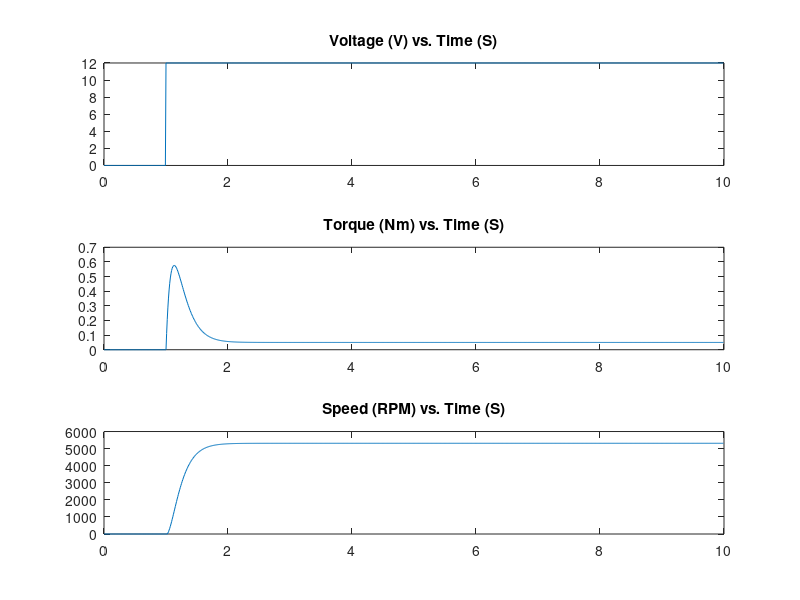

Write the MATLAB code that produced this figure.
clear;
clc;
clf;

%Constants, motor-specific.
%See http://files.andymark.com/CIM-motor-curve-am-0255.pdf
Rc = 0.3; %ohms, for full CIM motor. Didn't have an Ohmmeter that could measure this, so just kinda guessed.
Lc = 0.02; %henries, just a guess based on similarly sized motor typical values
Kt = 2.429/131.227; %Nm/A - for CIM motor. Calculated from Stall Torque/Stall Current
Ki = (12-(2.7*Rc))/(5310*2*pi/60); %V/(rad/s). Calculated from Vemf@FreeSpeed/(2pi/60*RPM@FreeSpeed). Steady-state Vemf = Vs - I@FreeSpeed*Rc, for Vs = 12

%The following are again total guesses, this data is not available anywhere I can find.
Kf = 0.25; %Kinetic rotational coefficent of friction in Nm-s for motor
Tfs = 0.2; %Static friction maximum torque magnititude
speed_mag_zero_limit = 10; %in rad/sec This and below define pratical deadzones for speed 


SystemMomentOfInertia = 0.555 * 0.0254^2; % kg-m^2 - just a guess the rotating member of CIM - model as 1.25lb, 1 in. radius solid cylinder
LoadTorque = 0; %Nm
Ts = 0.01; %50 ms sample rate


step_time = 1;
end_time = 10;
V_start = 0;
V_end = 12;
voltage = [V_start*ones(1,step_time/Ts), V_end*ones(1,(end_time-step_time)/Ts)]; %Step from V_start to V_end
%voltage = [V_start:(V_end-V_start)/(step_time/Ts-1):V_end, V_end*ones(1,(end_time-step_time)/Ts)]; %ramp from V_start to V_end from 0 to step_time, then hold V_end till end_time

num_samples = length(voltage);

%prealocate other variables
time = (0:1:num_samples-1)*Ts;
torque = zeros(1,num_samples);
speed = zeros(1,num_samples);

for i = 1:1:num_samples-1
    torque(i+1) = torque(i) + Ts*(Kt/Lc * (voltage(i) - torque(i)*Rc/Kt - Ki*speed(i)));
    
    %If motor is rotating, speed is increased by torque and decreased by friction
    if(abs(speed(i)) > speed_mag_zero_limit)
      speed(i+1) = speed(i) + Ts*(1/SystemMomentOfInertia * (torque(i)-LoadTorque) - Kf*speed(i) );
    %If motor is stopped  
    else
      %If torque has exceeded static friction, the motor may spin per normal equations
      if(abs(torque(i)) > Tfs )
        speed(i+1) = speed(i) + Ts*(1/SystemMomentOfInertia * (torque(i)-LoadTorque) - Kf*speed(i));
      %Else, motor sticks and speed remains zero
      else
        speed(i+1) = 0;
      end
    end
    
    
end

subplot(3,1,1);
plot(time, voltage);
title("Voltage (V) vs. Time (S)");
subplot(3,1,2);
plot(time, torque);
title("Torque (Nm) vs. Time (S)");
subplot(3,1,3);
plot(time, speed*60/2/pi);
title("Speed (RPM) vs. Time (S)");




